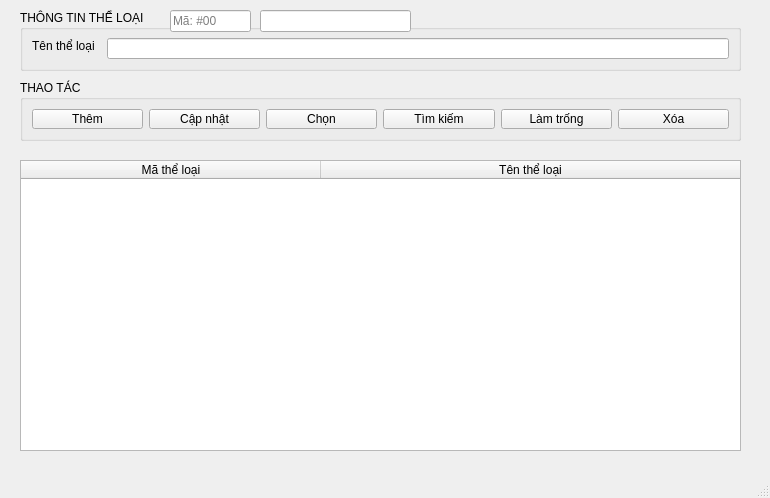
<?xml version="1.0" encoding="UTF-8"?>
<ui version="4.0">
 <class>ql_theloaiWindow</class>
 <widget class="QMainWindow" name="ql_theloaiWindow">
  <property name="geometry">
   <rect>
    <x>0</x>
    <y>0</y>
    <width>770</width>
    <height>498</height>
   </rect>
  </property>
  <property name="windowTitle">
   <string>Quản lý thể loại</string>
  </property>
  <property name="windowIcon">
   <iconset>
    <normaloff>C:/Users/nguye/OneDrive/Hình ảnh/donga.jpg</normaloff>C:/Users/nguye/OneDrive/Hình ảnh/donga.jpg</iconset>
  </property>
  <widget class="QWidget" name="centralwidget">
   <widget class="QGroupBox" name="groupBox">
    <property name="geometry">
     <rect>
      <x>20</x>
      <y>10</y>
      <width>721</width>
      <height>61</height>
     </rect>
    </property>
    <property name="title">
     <string>THÔNG TIN THỂ LOẠI</string>
    </property>
    <widget class="QLabel" name="label">
     <property name="geometry">
      <rect>
       <x>12</x>
       <y>28</y>
       <width>68</width>
       <height>16</height>
      </rect>
     </property>
     <property name="text">
      <string>Tên thể loại</string>
     </property>
    </widget>
    <widget class="QLineEdit" name="tenTheLoai_lineEdit">
     <property name="geometry">
      <rect>
       <x>87</x>
       <y>28</y>
       <width>622</width>
       <height>21</height>
      </rect>
     </property>
    </widget>
   </widget>
   <widget class="QGroupBox" name="groupBox_2">
    <property name="geometry">
     <rect>
      <x>20</x>
      <y>80</y>
      <width>721</width>
      <height>61</height>
     </rect>
    </property>
    <property name="title">
     <string>THAO TÁC</string>
    </property>
    <layout class="QGridLayout" name="gridLayout_2">
     <item row="0" column="0">
      <widget class="QPushButton" name="them_pushButton">
       <property name="text">
        <string>Thêm</string>
       </property>
       <property name="icon">
        <iconset>
         <normaloff>icon/add_circle_24dp_FILL0_wght400_GRAD0_opsz24.svg</normaloff>icon/add_circle_24dp_FILL0_wght400_GRAD0_opsz24.svg</iconset>
       </property>
      </widget>
     </item>
     <item row="0" column="1">
      <widget class="QPushButton" name="capNhat_pushButton">
       <property name="text">
        <string>Cập nhật</string>
       </property>
       <property name="icon">
        <iconset>
         <normaloff>icon/sync_24dp_FILL0_wght400_GRAD0_opsz24.svg</normaloff>icon/sync_24dp_FILL0_wght400_GRAD0_opsz24.svg</iconset>
       </property>
      </widget>
     </item>
     <item row="0" column="2">
      <widget class="QPushButton" name="chon_pushButton">
       <property name="text">
        <string>Chọn</string>
       </property>
       <property name="icon">
        <iconset>
         <normaloff>icon/check_box_24dp_FILL0_wght400_GRAD0_opsz24.svg</normaloff>icon/check_box_24dp_FILL0_wght400_GRAD0_opsz24.svg</iconset>
       </property>
      </widget>
     </item>
     <item row="0" column="3">
      <widget class="QPushButton" name="timKiem_pushButton">
       <property name="text">
        <string>Tìm kiếm</string>
       </property>
       <property name="icon">
        <iconset>
         <normaloff>icon/search_24dp_FILL0_wght400_GRAD0_opsz24.svg</normaloff>icon/search_24dp_FILL0_wght400_GRAD0_opsz24.svg</iconset>
       </property>
      </widget>
     </item>
     <item row="0" column="4">
      <widget class="QPushButton" name="clear_pushButton">
       <property name="text">
        <string>Làm trống</string>
       </property>
       <property name="icon">
        <iconset>
         <normaloff>icon/backspace_24dp_FILL0_wght400_GRAD0_opsz24.svg</normaloff>icon/backspace_24dp_FILL0_wght400_GRAD0_opsz24.svg</iconset>
       </property>
      </widget>
     </item>
     <item row="0" column="5">
      <widget class="QPushButton" name="xoa_pushButton">
       <property name="text">
        <string>Xóa</string>
       </property>
       <property name="icon">
        <iconset>
         <normaloff>icon/delete_24dp_FILL0_wght400_GRAD0_opsz24.svg</normaloff>icon/delete_24dp_FILL0_wght400_GRAD0_opsz24.svg</iconset>
       </property>
      </widget>
     </item>
    </layout>
   </widget>
   <widget class="QTableWidget" name="tableWidget">
    <property name="geometry">
     <rect>
      <x>20</x>
      <y>160</y>
      <width>721</width>
      <height>291</height>
     </rect>
    </property>
    <property name="focusPolicy">
     <enum>Qt::NoFocus</enum>
    </property>
    <property name="showGrid">
     <bool>false</bool>
    </property>
    <attribute name="horizontalHeaderDefaultSectionSize">
     <number>300</number>
    </attribute>
    <attribute name="horizontalHeaderStretchLastSection">
     <bool>true</bool>
    </attribute>
    <attribute name="verticalHeaderVisible">
     <bool>false</bool>
    </attribute>
    <column>
     <property name="text">
      <string>Mã thể loại</string>
     </property>
    </column>
    <column>
     <property name="text">
      <string>Tên thể loại</string>
     </property>
    </column>
   </widget>
   <widget class="QLineEdit" name="maRow">
    <property name="geometry">
     <rect>
      <x>170</x>
      <y>10</y>
      <width>81</width>
      <height>22</height>
     </rect>
    </property>
    <property name="styleSheet">
     <string notr="true"/>
    </property>
    <property name="text">
     <string/>
    </property>
    <property name="readOnly">
     <bool>true</bool>
    </property>
    <property name="placeholderText">
     <string>Mã: #00</string>
    </property>
   </widget>
   <widget class="QLineEdit" name="soLuongRow">
    <property name="geometry">
     <rect>
      <x>260</x>
      <y>10</y>
      <width>151</width>
      <height>22</height>
     </rect>
    </property>
    <property name="styleSheet">
     <string notr="true"/>
    </property>
    <property name="text">
     <string/>
    </property>
    <property name="readOnly">
     <bool>true</bool>
    </property>
   </widget>
  </widget>
  <widget class="QMenuBar" name="menubar">
   <property name="geometry">
    <rect>
     <x>0</x>
     <y>0</y>
     <width>770</width>
     <height>21</height>
    </rect>
   </property>
  </widget>
  <widget class="QStatusBar" name="statusbar"/>
 </widget>
 <resources/>
 <connections/>
</ui>
